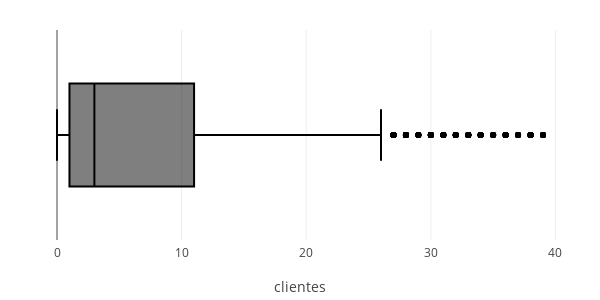

Notebook source saved alongside this figure:
### Code cell
fig = px.box(df_treated_data.query('clientes < 40'), x="clientes")
fig.update_layout(
    autosize=False,
    width=600,
    height=300,
    margin=dict(
        l=30,
        r=30,
        b=60,
        t=30,
        pad=4
    ))
fig.show()

### Figure 1 — Plotly figure (JSON) as saved in the notebook; plotly's stock layout.template omitted (floating-point values rounded to 4 significant figures; data arrays with more than 128 entries replaced by an {"elided": "..."} marker saying what was removed)
{"data": [{"alignmentgroup": "True", "hovertemplate": "clientes=%{x}<extra></extra>", "legendgroup": "", "marker": {"color": "#000001"}, "name": "", "notched": false, "offsetgroup": "", "orientation": "h", "showlegend": false, "type": "box", "x": {"elided": "2613 int values"}, "x0": " ", "xaxis": "x", "y0": " ", "yaxis": "y"}], "layout": {"autosize": false, "boxmode": "group", "height": 300, "legend": {"tracegroupgap": 0}, "margin": {"b": 60, "l": 30, "pad": 4, "r": 30, "t": 30}, "width": 600, "xaxis": {"anchor": "y", "domain": [0, 1], "title": {"text": "clientes"}}, "yaxis": {"anchor": "x", "domain": [0, 1]}}}
